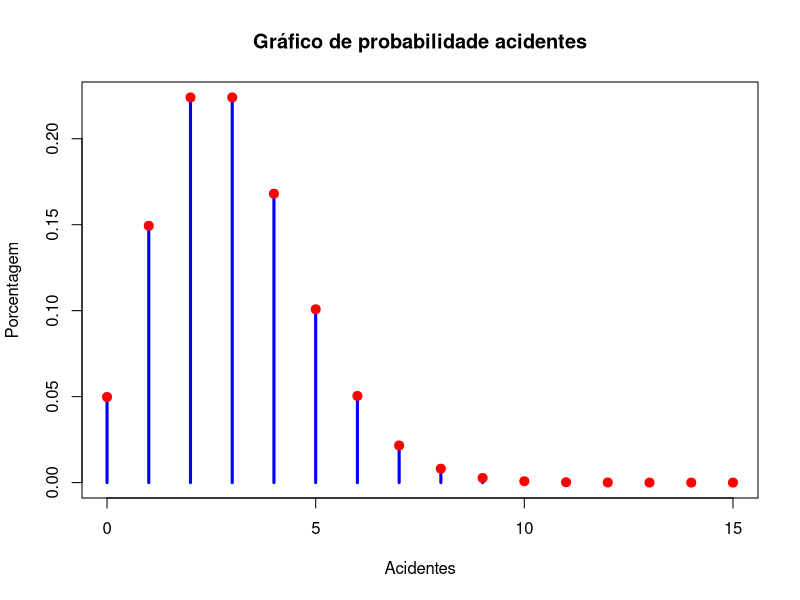

Here is the R script that generated this plot:
getwd()
# Definindo a pasta onde estão os seus arquivos da matéria
setwd("c:/Users/livra/OneDrive/Documentos/estatistica-com-apoio-computacional")

#O número médio de acidentes por mês em certo cruzamento é três.
#1P Qual é a probabilidade de, em qualquer mês, 
#quatro acidentes ocorrerem nesse cruzamento?

 #prob exata com a media
prob_4 <-dpois(x=4, lambda = 3)

porcentagem <- round(prob_4 * 100, 2)

cat("A probabilidade de ocorrer 4 acidentes é:", porcentagem, "%\n")
#1P Verifique as probabilidades de que ocorram 
#de 0 a 15 acidentes e plote o gráfico da distribuição.

acidentes <-0:15

probabilidade<-dpois(x=acidentes, lambda = 3)
prob_porcentagem <- round(probabilidade *100, 2)

tabela_result <- data.frame(Num_acidentes=acidentes, 
                            Probabilidade_porcentagem=prob_porcentagem)

print(tabela_result)

plot(acidentes, probabilidade,
     type="h",
     lwd="3",
     col="blue",
     main="Gráfico de probabilidade acidentes",
     ylab="Porcentagem",
     xlab="Acidentes")

points(acidentes, probabilidade, pch = 19, col = "red", cex = 1.2)
